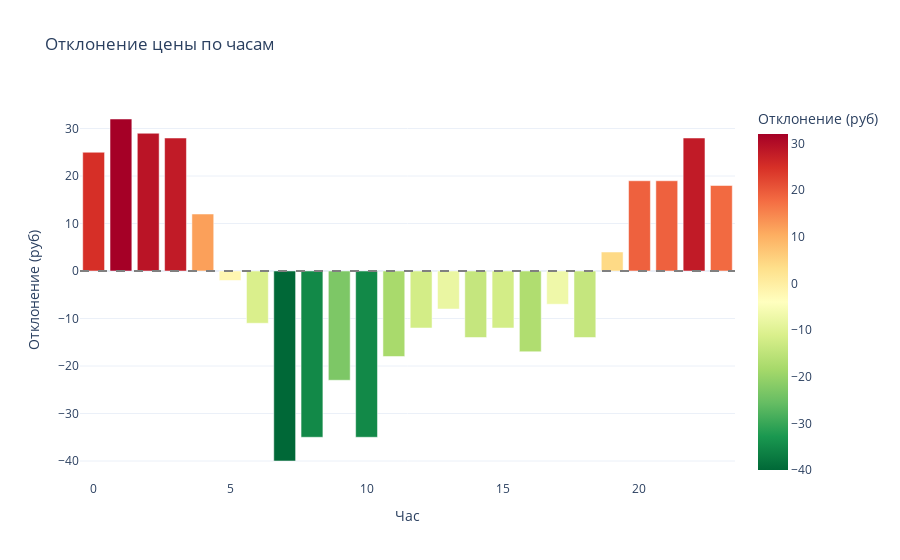

Write notebook code for a chart like this one.
### Markdown cell above
### 3.2 По часам

### Code cell
# Агрегация по часу
df_by_hour = pd.read_sql("""
SELECT 
    fetch_hour,
    ROUND(AVG(avg_price_deviation), 0) as avg_deviation,
    ROUND(AVG(avg_price), 0) as avg_price,
    SUM(observations_count) as observations
FROM public_dm.dm_price_by_day_and_hour
GROUP BY fetch_hour
ORDER BY fetch_hour
""", engine)

fig = px.bar(
    df_by_hour,
    x='fetch_hour',
    y='avg_deviation',
    title='Отклонение цены по часам',
    labels={'fetch_hour': 'Час', 'avg_deviation': 'Отклонение (руб)'},
    color='avg_deviation',
    color_continuous_scale='RdYlGn_r'
)
fig.add_hline(y=0, line_dash="dash", line_color="gray")
fig.update_layout(template='plotly_white')
fig.show()

best_hour = df_by_hour.loc[df_by_hour['avg_deviation'].idxmin()]
print(f"Лучший час: {int(best_hour['fetch_hour'])}:00")
print(f"Отклонение: {int(best_hour['avg_deviation'])} руб от средней")

### Figure 1 — Plotly figure (JSON) as saved in the notebook; plotly's stock layout.template omitted (floating-point values rounded to 4 significant figures)
{"data": [{"hovertemplate": "Час=%{x}<br>Отклонение (руб)=%{marker.color}<extra></extra>", "legendgroup": "", "marker": {"color": [25.0, 32.0, 29.0, 28.0, 12.0, -2.0, -11.0, -40.0, -35.0, -23.0, -35.0, -18.0, -12.0, -8.0, -14.0, -12.0, -17.0, -7.0, -14.0, 4.0, 19.0, 19.0, 28.0, 18.0], "coloraxis": "coloraxis", "pattern": {"shape": ""}}, "name": "", "orientation": "v", "showlegend": false, "textposition": "auto", "type": "bar", "x": [0.0, 1.0, 2.0, 3.0, 4.0, 5.0, 6.0, 7.0, 8.0, 9.0, 10.0, 11.0, 12.0, 13.0, 14.0, 15.0, 16.0, 17.0, 18.0, 19.0, 20.0, 21.0, 22.0, 23.0], "xaxis": "x", "y": [25.0, 32.0, 29.0, 28.0, 12.0, -2.0, -11.0, -40.0, -35.0, -23.0, -35.0, -18.0, -12.0, -8.0, -14.0, -12.0, -17.0, -7.0, -14.0, 4.0, 19.0, 19.0, 28.0, 18.0], "yaxis": "y"}], "layout": {"autosize": true, "barmode": "relative", "coloraxis": {"colorbar": {"title": {"text": "Отклонение (руб)"}}, "colorscale": [[0, "rgb(0,104,55)"], [0.1, "rgb(26,152,80)"], [0.2, "rgb(102,189,99)"], [0.3, "rgb(166,217,106)"], [0.4, "rgb(217,239,139)"], [0.5, "rgb(255,255,191)"], [0.6, "rgb(254,224,139)"], [0.7, "rgb(253,174,97)"], [0.8, "rgb(244,109,67)"], [0.9, "rgb(215,48,39)"], [1, "rgb(165,0,38)"]]}, "legend": {"tracegroupgap": 0}, "shapes": [{"line": {"color": "gray", "dash": "dash"}, "type": "line", "x0": 0, "x1": 1, "xref": "x domain", "y0": 0, "y1": 0, "yref": "y"}], "title": {"text": "Отклонение цены по часам"}, "xaxis": {"anchor": "y", "autorange": true, "domain": [0, 1], "range": [-0.5, 23.5], "title": {"text": "Час"}, "type": "linear"}, "yaxis": {"anchor": "x", "autorange": true, "domain": [0, 1], "range": [-44, 36], "title": {"text": "Отклонение (руб)"}, "type": "linear"}}}
